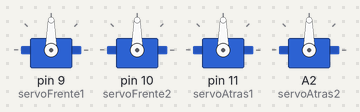
The sketch below on a simulated Arduino Uno, built with avr-gcc and run on an emulated ATmega328P. Shown: 4 × servo.

Above: at 2.05 s.
At 2.15 s:
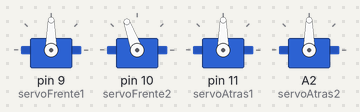
At 2.25 s:
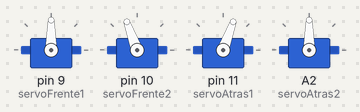
At 2.35 s:
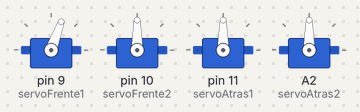
At 2.5 s:
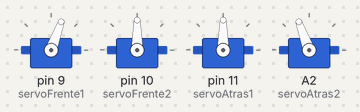
Timing chart, 0 to 5.0 s (numbered marks = the images above):
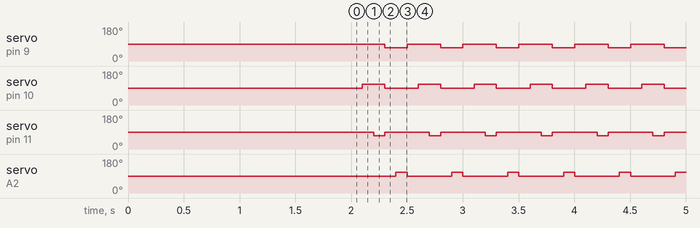

The sketch:

cuatro_piernas.ino
```cpp
// Enviar mandos a los dos servos para centrarse

#include <Servo.h>                            // Incluye archivo para controlar servos

// Declarar variables para representar los dos servos
Servo servoFrente1;
Servo servoFrente2;
Servo servoAtras1;
Servo servoAtras2;

// Esta función corre solo una vez, cuando empiece el Arduino
void setup()
{
  pinMode(A2, OUTPUT);
  servoFrente1.attach(9);                      // Adjuntar servo frente a clavija 9
  servoFrente2.attach(10);
  servoAtras1.attach(11);                      // Adjuntar servo atrás a clavija 11
  servoAtras2.attach(A2);
  estarEnPie();
  delay(2000);
}

// Esta función corre repetidamente
void loop()
{
  delay(100);
  pasar1();
  delay(100);
  pasar2();
  delay(100);
  pasar3();
  delay(100);
  pasar4();
  delay(100);
  estarEnPie();
}

void estarEnPie()
{
  servoFrente1.write(90);
  servoFrente2.write(90);
  servoAtras1.write(90);
  servoAtras2.write(90);
}

void pasar1()
{
  servoFrente2.write(110);
}

void pasar2()
{
  servoAtras1.write(70);
}

void pasar3()
{
  servoFrente1.write(70);
  servoFrente2.write(90);
  servoAtras1.write(90);
}

void pasar4()
{
  servoAtras2.write(110);
}
```

Measured:
- by itself, servo on pin 9 (servoFrente1): alternates 90° for 0.30 s and 70° for 0.20 s
- by itself, servo on pin 10 (servoFrente2): alternates 110° for 0.20 s and 90° for 0.30 s
- by itself, servo on pin 11 (servoAtras1): alternates 90° for 0.40 s and 70° for 0.10 s
- by itself, servo on A2 (servoAtras2): alternates 110° for 0.10 s and 90° for 0.40 s
